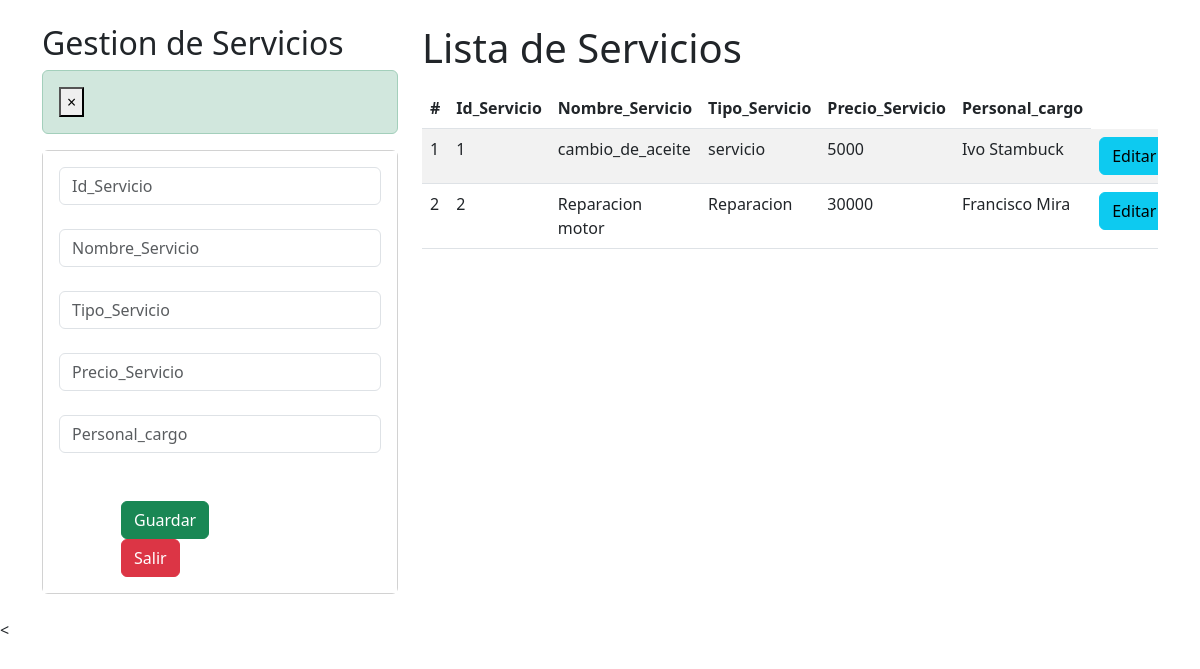
Page /crud_Servicios/ on the earlier database version.
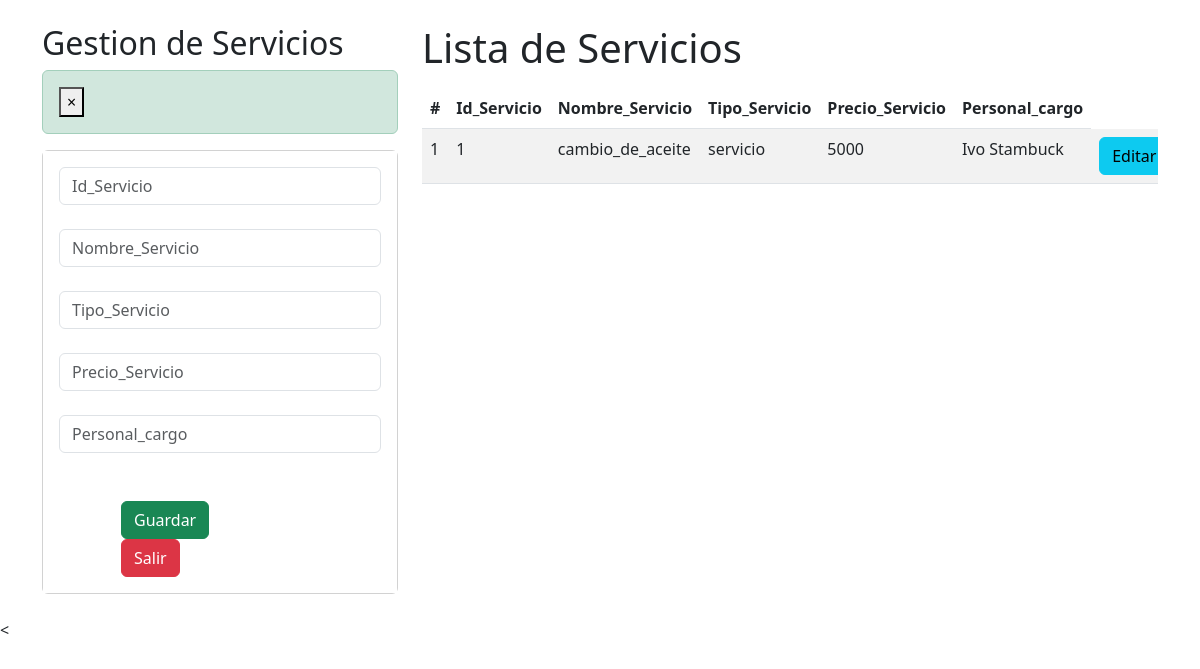
Same page on the later database version.
### API_Rest/models.py (models this page shows, shortened)
class Servicio(models.Model):
    Id_Servicio = models.CharField(primary_key=True, max_length=7)
    Nombre_Servicio = models.CharField(max_length=30)
    Tipo_Servicio = models.CharField(max_length=20)
    Precio_Servicio = models.IntegerField()
    Personal_cargo = models.CharField(max_length=40)

### API_Rest/views.py (the view)
# urls.py: path("crud_Servicios/", crud_Servicios, name="crud_Servicios"),
def crud_Servicios(request):
    servicios = Servicio.objects.all()
    return render(request, "core/crud_Servicios.html", {"servicios": servicios})

### API_Rest/templates/core/crud_Servicios.html (shortened to what the changed rows need)
<!DOCTYPE html>
<html>
  {% load static %}
  <head>
    <link href="https://cdn.jsdelivr.net/npm/bootstrap@5.3.0/dist/css/bootstrap.min.css" rel="stylesheet">
  </head>
    <body>
        <div id="cont_fondo">
            <div class="container py-4">
                <div class="row">
                    <div class="col-sm-12 col-md-6 col-lg-4 col-xl-4">
                        <h2>Gestion de Servicios</h2>
                    </div>
                    <div class="col-sm-12 col-md-6 col-lg-8 col-xl-8">
                        <h1>Lista de Servicios</h1>
                        <div class="table-responsive py-2">
                            <table class="table table-striped">
                                <thead>
                                    <tr>
                                        <th>#</th>
                                        <th>Id_Servicio</th>
                                        <th>Nombre_Servicio</th>
                                        <th>Tipo_Servicio</th>
                                        <th>Precio_Servicio</th>
                                        <th>Personal_cargo</th>
                                    </tr>
                                </thead>
                                <tbody>
                                    {% for s in servicios %}
                                    <tr>
                                        <td>{{forloop.counter}}</td>
                                        <td>{{s.Id_Servicio}}</td>
                                        <td>{{s.Nombre_Servicio}}</td>
                                        <td>{{s.Tipo_Servicio}}</td>
                                        <td>{{s.Precio_Servicio}}</td>
                                        <td>{{s.Personal_cargo}}</td>
                                        <td><a href="/edicionServicio/{{s.Id_Servicio}}" class="btn btn-info">Editar</a></td>
                                    </tr>
                                    {% endfor %}
                                </tbody>
                            </table>
                        </div>
                    </div>
                </div>
            </div>
        </div>
    </body>
</body>
</html>

Differences in the rows shown:
removed Servicio: Id_Servicio "2", Nombre_Servicio "Reparacion motor", Tipo_Servicio "Reparacion", Precio_Servicio "30000", Personal_cargo "Francisco Mira"
